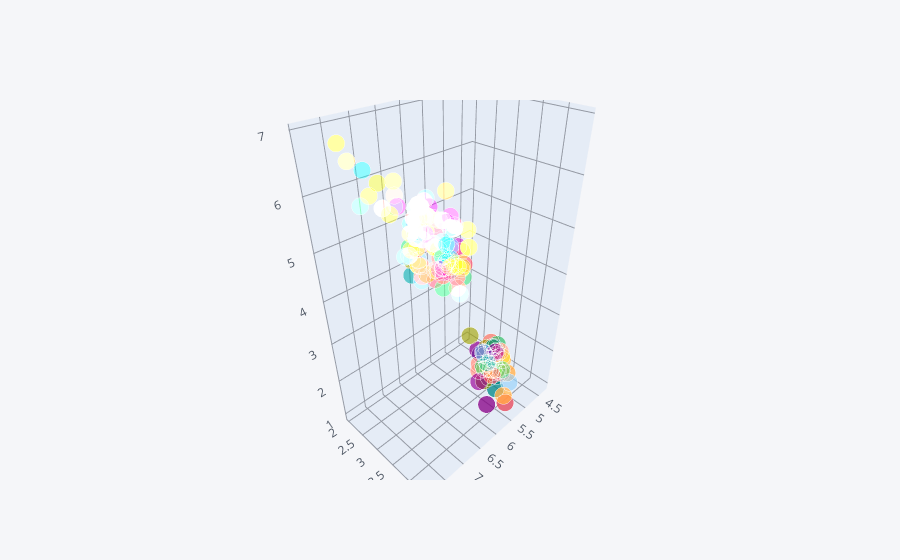

The code cell stored with this chart in its notebook:
### Markdown cell above
### represnt the 3d graph

### Code cell
df.iplot(kind="scatter3d" , x="SepalLengthCm",y="SepalWidthCm" ,z="PetalLengthCm")

### Figure 1 — Plotly figure (JSON) as saved in the notebook; plotly's stock layout.template omitted (floating-point values rounded to 4 significant figures; data arrays with more than 128 entries replaced by an {"elided": "..."} marker saying what was removed)
{"data": [{"marker": {"color": {"elided": "150 str values"}, "opacity": 0.8, "size": {"elided": "150 int values"}, "symbol": "circle"}, "mode": "markers", "text": {"elided": "150 str values"}, "type": "scatter3d", "x": {"elided": "150 float values"}, "y": {"elided": "150 float values"}, "z": {"elided": "150 float values"}}], "layout": {"legend": {"bgcolor": "#F5F6F9", "font": {"color": "#4D5663"}}, "paper_bgcolor": "#F5F6F9", "plot_bgcolor": "#F5F6F9", "scene": {"xaxis": {"gridcolor": "#9499A3", "showgrid": true, "tickfont": {"color": "#4D5663"}, "title": {"font": {"color": "#4D5663"}, "text": ""}, "zerolinecolor": "#9499A3"}, "yaxis": {"gridcolor": "#9499A3", "showgrid": true, "tickfont": {"color": "#4D5663"}, "title": {"font": {"color": "#4D5663"}, "text": ""}, "zerolinecolor": "#9499A3"}, "zaxis": {"gridcolor": "#9499A3", "showgrid": true, "tickfont": {"color": "#4D5663"}, "title": {"font": {"color": "#4D5663"}, "text": ""}, "zerolinecolor": "#9499A3"}}, "title": {"font": {"color": "#4D5663"}}}}
